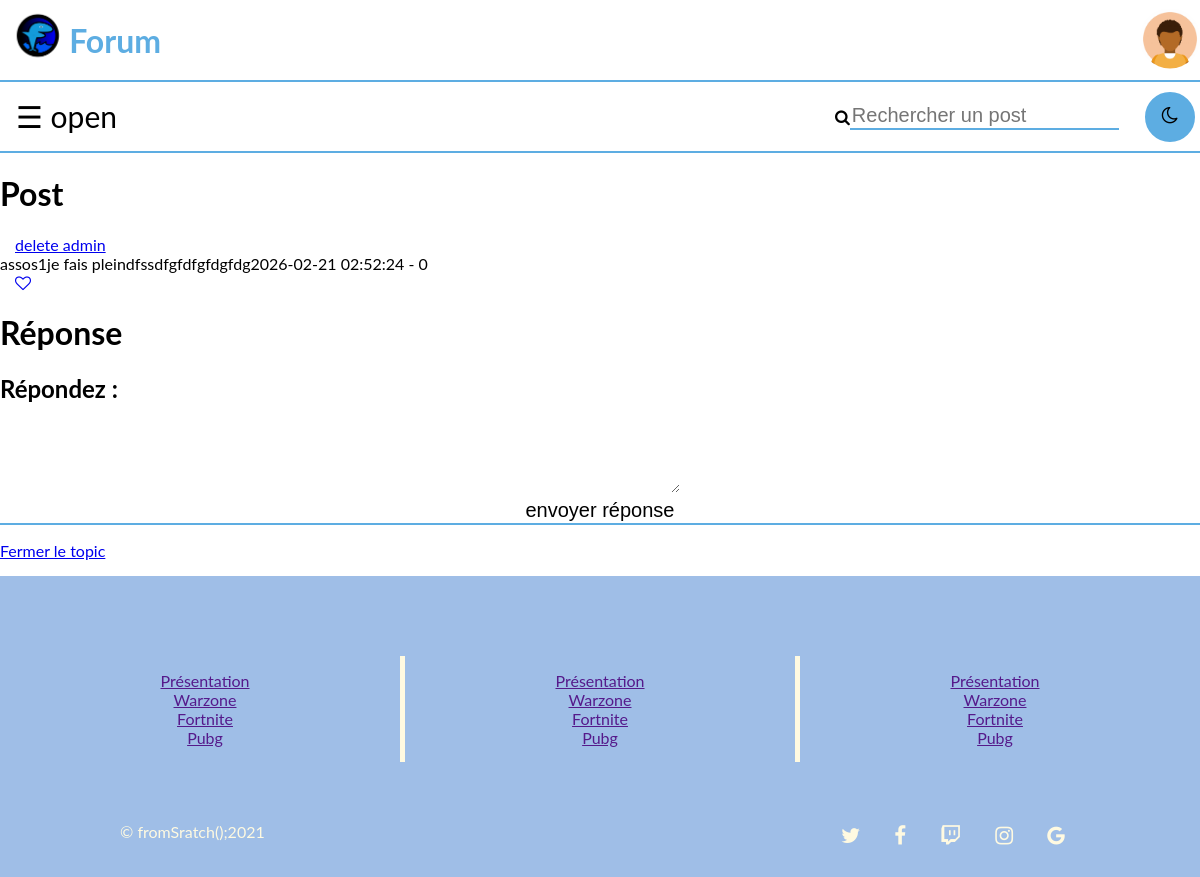
/index.php?p=voirpost&id=7 (signed in), run on the app's committed database.
### tables this page shows
CREATE TABLE `post` (
  `id` bigint(20) NOT NULL,
  `titre` varchar(70) NOT NULL,
  `contenu` longtext NOT NULL,
  `id_utilisateur` bigint(20) NOT NULL,
  `date_publication` timestamp NOT NULL DEFAULT current_timestamp(),
  `isclosed` int(1) NOT NULL,
  `categorie` int(4) NOT NULL,
  `nb_mess` int(255) NOT NULL,
  `nb_like` int(255) NOT NULL
);

CREATE TABLE `utilisateur` (
  `id` bigint(20) NOT NULL,
  `surname` varchar(30) NOT NULL,
  `name` varchar(30) NOT NULL,
  `username` varchar(40) NOT NULL,
  `mail` varchar(150) NOT NULL,
  `password` varchar(100) NOT NULL,
  `birthday` date NOT NULL,
  `avatar` text NOT NULL,
  `id_droit` int(11) NOT NULL,
  `date_deban` timestamp NOT NULL DEFAULT current_timestamp()
);

### controlers/voirpost.php (called while the page is built, shortened)
<?php
	$id_post = $_GET['id'];
	require 'models/function_post.php';
	require 'view/header_index.php';
	$post = affiche_post($bdd,$id_post);
	require 'view/main_post.php';
	require 'view/footer_index.php';
?>

### models/function_post.php (called while the page is built, shortened)
<?php
function affiche_post($bdd,$id_post){
	$reponse = $bdd->prepare('SELECT uti.username, uti.avatar ,po.titre, po.isclosed, po.contenu, po.date_publication, po.isclosed, po.id, po.id_utilisateur, po.nb_like from post as po inner join utilisateur as uti on uti.id = po.id_utilisateur where po.id = ?');
		$reponse->execute(array($id_post));
		$result = $reponse->fetchAll();
		return $result;
}
?>

### view/main_post.php (the view, shortened to what this page needs)
	<h1> Post </h2>
	<div>
		<?php
			foreach ($post as $value) {
				if(isset($_SESSION['id'])){
					if ($_SESSION['id']== $value['id_utilisateur']){
					  echo '<a style="padding-left:15px;" href=index.php?p=delete&id='.$value['id'].'>delete</a><br>';
				  }
					  else if( $_SESSION['id_droit'] == 2 ){
						  echo '<a style="padding-left:15px;" href=index.php?p=delete&id='.$value['id'].'>delete admin</a><br>';
					  }
				  }
				echo $value['username'], $value['titre'],$value['contenu'],$value['date_publication'].' - '. $value['nb_like'].'<br>';
				if(isset($_SESSION['like'])){
					if ($_SESSION['like'] == 0){
						echo '<a style="padding-left:15px;" href=index.php?p=nblike&id='.$value['id'].'><div class="fa fa-heart-o"></div></a><br>';
					}
				}
			}
		?>
	</div>
	<h1> Réponse </h1>
		<?php
		if (isset($_SESSION['id'])){
			if($post[0]['isclosed'] == 1){
		?>
			<p>Le Post est clos</p>
			<?php
				 if($id_droit == 2){
			?>
					<p><a href="index.php?p=a_statut_post&id_post=<?php echo $post[0]['id'];?>&action=ouvrir">Reouvrir le topic</a></p>
			<?php
				}
				}else{
			?>
			<h2> Répondez : </h2>
			<form action="index.php?p=a_create_comm&id=<?php echo $id_post;?>" method="post">
				<textarea id="editor" name="message" minlength="20" placeholder='votre réponse'>
				</textarea>
				<input class="form_input" type="submit" id='submit' value='envoyer réponse'>
			</form>
		<?php
			if($id_droit == 2){ ?>
				<p><a href="index.php?p=a_statut_post&id_post=<?php echo $post[0]['id'];?>&action=fermer">Fermer le topic</a></p>
		<?php } } } ?>
</main>

### CSS/style_clair.css (style rules this page uses)
html { margin: 0; height: 100%; }
body { background-color: white; margin: 0; height: 100%; font-family: "Lato", sans-serif; transition: background-color .5s; }
input[type=text], input[type=email], input[type=password], input[type=submit], input[type=search] { border: none; border-bottom: 2px solid rgb(93, 173, 226); background-color: white; width: 100%; font-size: 20px; }
footer input, textarea, button { border: none; width: 55%; padding: 12px 10px; margin: 2px 0; font-size: 1.2em; font-family: 'Advent pro', sans-serif; border-radius: 8px; }

### data on the page
post: id_utilisateur.username "assos1", titre "je fais plein", contenu "dfssdfgfdfgfdgfdg", date_publication "2026-02-21 02:52:24", nb_like "0"
